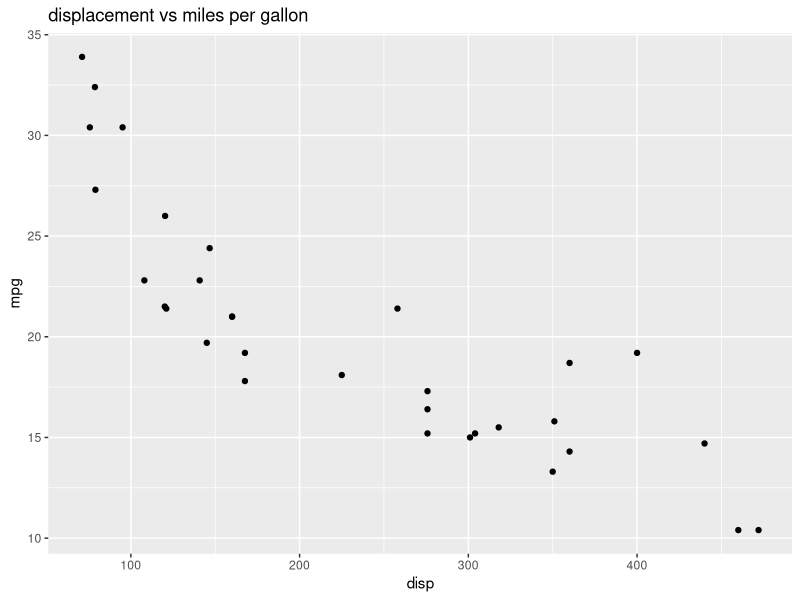
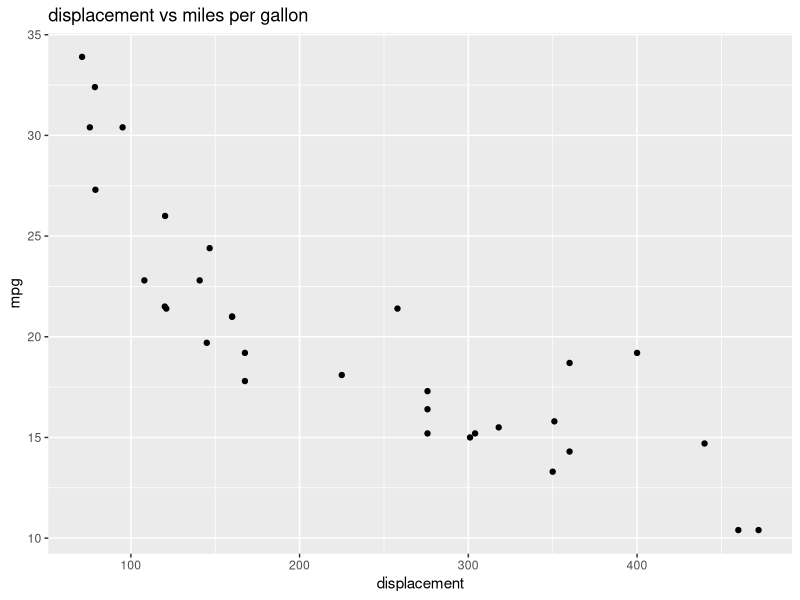
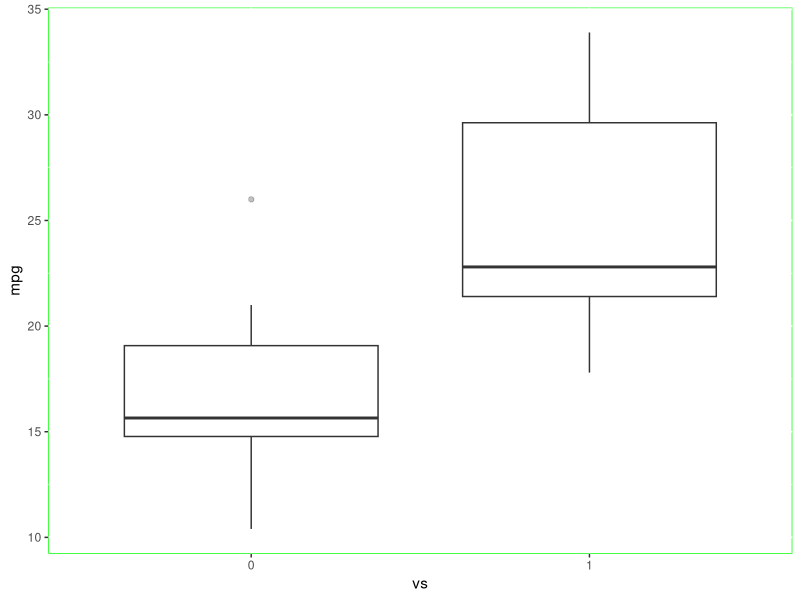
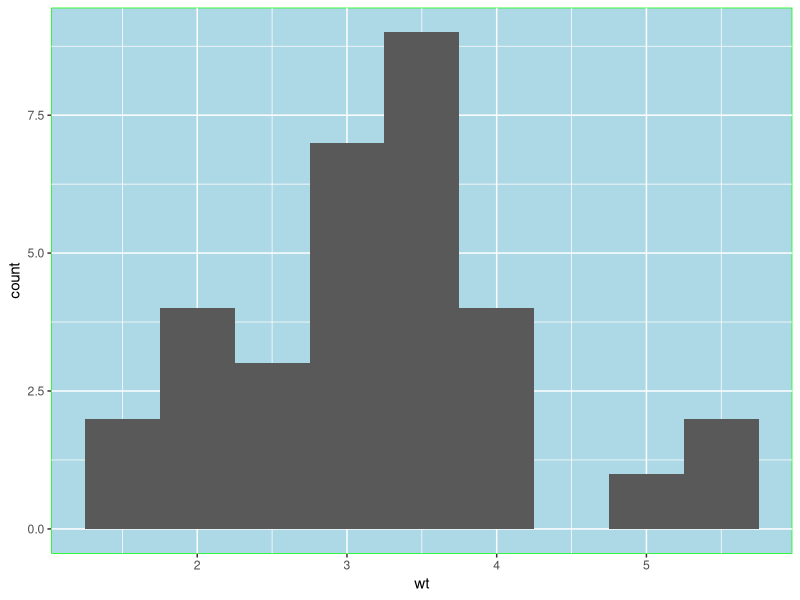
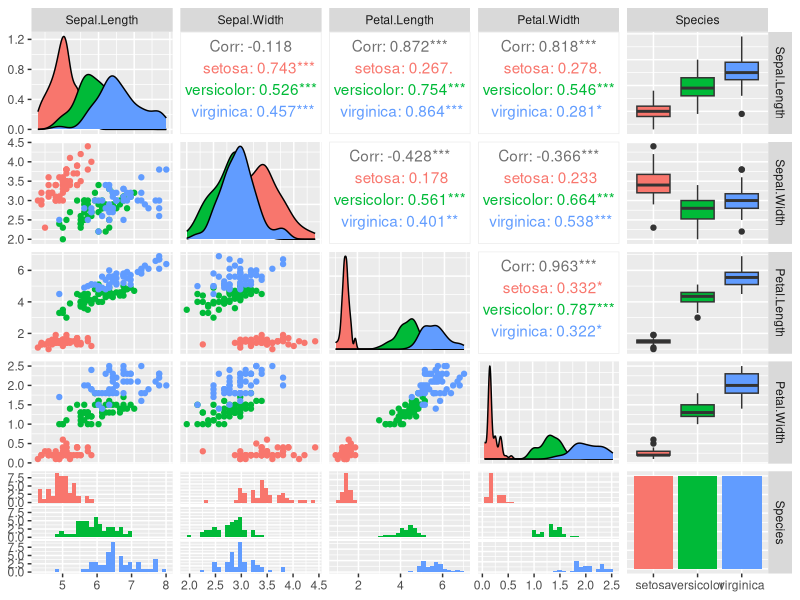

The R source for these figures, in order:
library(datasets)
library (ggplot2)
data("mtcars")
head(mtcars,5)
#Add a title
ggplot(aes(x=disp,y=mpg),data=mtcars)+geom_point()+ggtitle("displacement vs miles per gallon")
#change axis name
ggplot(aes(x=disp,y=mpg,),data=mtcars)+geom_point()+ggtitle("displacement vs miles per gallon") + labs(x="displacement", y= "mpg")

mtcars$vs<-as.factor(mtcars$vs)
#create boxplot
ggplot(aes(x=vs, y=mpg), data=mtcars)+geom_boxplot(alpha=0.3)+theme (panel.background=element_rect(fill='white', color='green')  )
ggplot(aes(x=wt), data=mtcars)+geom_histogram(binwidth = 0.5)+theme (panel.background=element_rect(fill='lightblue', color='green')  )

library(datasets)
data("iris")
library(GGally)
ggpairs(iris,mapping=ggplot2::aes(color=Species))